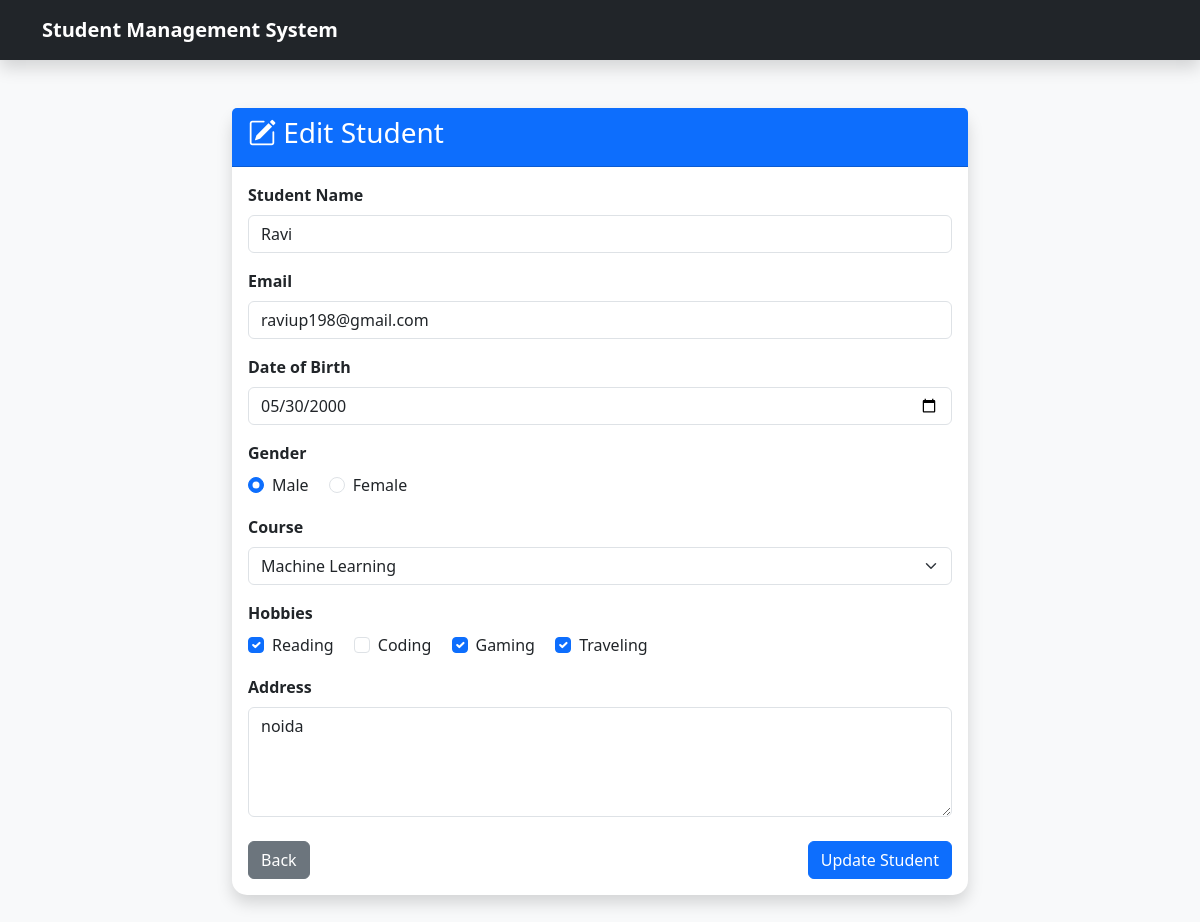
Screenshot of /edit-student/5/ with the database file from the repository.
### webapp/models.py (models this page shows, shortened)
class Student(models.Model):
    GENDER_CHOICES = (
        ('M', 'Male'),
        ('F', 'Female'),
        ('O', 'Other'),
    )
    name = models.CharField(max_length=100)
    email = models.EmailField()
    dob = models.DateField()
    gender = models.CharField(max_length=1, choices=GENDER_CHOICES)
    course = models.CharField(max_length=100)
    hobbies = models.CharField(max_length=255)
    address = models.TextField()

### webapp/views.py (the view, shortened to what this page needs)
def edit_student(request, id):
    student = get_object_or_404(Student, id=id)
    student_hobbies = [h.strip() for h in student.hobbies.split(',')]
    context = {
        'student': student,
        'is_reading': 'Reading' in student_hobbies,
        'is_coding': 'Coding' in student_hobbies,
        'is_gaming': 'Gaming' in student_hobbies,
        'is_traveling': 'Traveling' in student_hobbies,
    }
    return render(request,
                  'edit_student.html',
                  context)

### webapp/templates/edit_student.html (shortened to what this page needs)
{% extends 'base.html' %}
{% block content %}
<div class="row justify-content-center">
    <div class="col-md-8">
        <div class="card shadow border-0">
            <div class="card-header bg-primary text-white">
                <h3>
                    <i class="bi bi-pencil-square"></i>
                    Edit Student
                </h3>
            </div>
            <div class="card-body">
                <form method="POST">
                    <div class="mb-3">
                        <label class="form-label fw-bold">
                            Student Name
                        </label>
                        <input type="text"
                               name="name"
                               class="form-control"
                               value="{{ student.name }}">
                    </div>
                    <div class="mb-3">
                        <label class="form-label fw-bold">
                            Email
                        </label>
                        <input type="email"
                               name="email"
                               class="form-control"
                               value="{{ student.email }}">
                    </div>
                    <div class="mb-3">
                        <label class="form-label fw-bold">
                            Date of Birth
                        </label>
                        <input type="date"
                               name="dob"
                               class="form-control"
                               value="{{ student.dob|date:'Y-m-d' }}">
                    </div>
                    <div class="mb-3">
                        <label class="form-label fw-bold d-block">
                            Gender
                        </label>
                        <div class="form-check form-check-inline">
                            <input class="form-check-input"
                                   type="radio"
                                   name="gender"
                                   value="Male"
                                   {% if student.gender == 'Male' %}
                                   checked
                                   {% endif %}>
                            <label class="form-check-label">
                                Male
                            </label>
                        </div>
                        <div class="form-check form-check-inline">
                            <input class="form-check-input"
                                   type="radio"
                                   name="gender"
                                   value="Female"
                                   >
                            <label class="form-check-label">
                                Female
                            </label>
                        </div>
                    </div>
                    <div class="mb-3">
                        <label class="form-label fw-bold">
                            Course
                        </label>
                        <select class="form-select" name="course">
                            <option value="Machine Learning"
                                {% if student.course == 'Machine Learning' %}selected{% endif %}>
                                Machine Learning
                            </option>
                        </select>
                    </div>
                    <div class="mb-3">
                        <label class="form-label fw-bold d-block">
                            Hobbies
                        </label>
                        <div class="form-check form-check-inline">
                            <input class="form-check-input"
                               type="checkbox"
                               name="hobbies"
                               value="Reading"
                               {% if is_reading %}checked{% endif %}>
                            <label class="form-check-label">
                                Reading
                            </label>
                        </div>
                        <div class="form-check form-check-inline">
                            <input class="form-check-input"
                               type="checkbox"
                               name="hobbies"
                               value="Coding"
                               {% if is_coding %}checked{% endif %}>
                            <label class="form-check-label">
                                Coding
                            </label>
                        </div>
                        <div class="form-check form-check-inline">
                            <input class="form-check-input"
                               type="checkbox"
                               name="hobbies"
                               value="Gaming"
                               {% if is_gaming %}checked{% endif %}>
                            <label class="form-check-label">
                                Gaming
                            </label>
                        </div>
                        <div class="form-check form-check-inline">
                            <input class="form-check-input"
                               type="checkbox"
                               name="hobbies"
                               value="Traveling"
                               {% if is_traveling %}checked{% endif %}>
                            <label class="form-check-label">
                                Traveling
                            </label>
                        </div>
                    </div>
                    <div class="mb-4">
                        <label class="form-label fw-bold">
                            Address
                        </label>
                        <textarea name="address"
                                  class="form-control"
                                  rows="4">{{ student.address }}</textarea>
                    </div>
                    <div class="d-flex justify-content-between">
                        <a href="/"
                           class="btn btn-secondary">
                            Back
                        </a>
                        <button type="submit"
                                class="btn btn-primary">
                            Update Student
                        </button>
                    </div>
                </form>
            </div>
        </div>
    </div>
</div>
{% endblock %}

### webapp/static/css/style.css (style rules this page uses)
body { background-color: #f4f6f9; }
.card { border-radius: 15px; }

### rows the page displays
Student: name "Ravi", email "raviup198@gmail.com", dob "05/30/2000", gender "☑", course "Machine Learning", address "noida"
